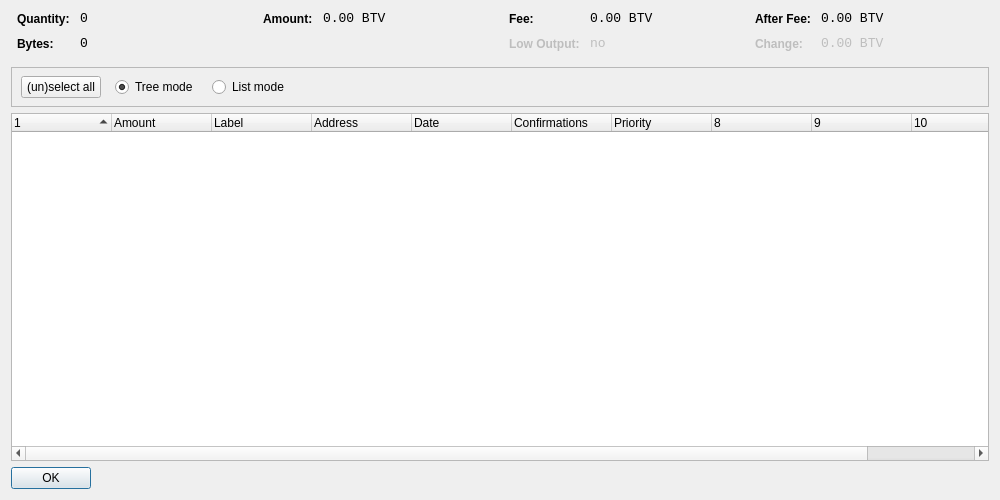
<?xml version="1.0" encoding="UTF-8"?>
<ui version="4.0">
 <class>CoinControlDialog</class>
 <widget class="QDialog" name="CoinControlDialog">
  <property name="geometry">
   <rect>
    <x>0</x>
    <y>0</y>
    <width>1000</width>
    <height>500</height>
   </rect>
  </property>
  <property name="windowTitle">
   <string>Coin Control</string>
  </property>
  <layout class="QVBoxLayout" name="verticalLayout">
   <item>
    <layout class="QHBoxLayout" name="horizontalLayoutTop" stretch="0,0,0,0">
     <property name="topMargin">
      <number>0</number>
     </property>
     <property name="bottomMargin">
      <number>10</number>
     </property>
     <item>
      <layout class="QFormLayout" name="formLayoutCoinControl1">
       <property name="horizontalSpacing">
        <number>10</number>
       </property>
       <property name="verticalSpacing">
        <number>10</number>
       </property>
       <property name="leftMargin">
        <number>6</number>
       </property>
       <property name="rightMargin">
        <number>6</number>
       </property>
       <item row="0" column="0">
        <widget class="QLabel" name="labelCoinControlQuantityText">
         <property name="styleSheet">
          <string notr="true">font-weight:bold;</string>
         </property>
         <property name="text">
          <string>Quantity:</string>
         </property>
        </widget>
       </item>
       <item row="0" column="1">
        <widget class="QLabel" name="labelCoinControlQuantity">
         <property name="font">
          <font>
           <family>Monospace</family>
           <pointsize>10</pointsize>
          </font>
         </property>
         <property name="cursor">
          <cursorShape>IBeamCursor</cursorShape>
         </property>
         <property name="contextMenuPolicy">
          <enum>Qt::ActionsContextMenu</enum>
         </property>
         <property name="text">
          <string notr="true">0</string>
         </property>
         <property name="textInteractionFlags">
          <set>Qt::LinksAccessibleByMouse|Qt::TextSelectableByKeyboard|Qt::TextSelectableByMouse</set>
         </property>
        </widget>
       </item>
       <item row="1" column="0">
        <widget class="QLabel" name="labelCoinControlBytesText">
         <property name="styleSheet">
          <string notr="true">font-weight:bold;</string>
         </property>
         <property name="text">
          <string>Bytes:</string>
         </property>
        </widget>
       </item>
       <item row="1" column="1">
        <widget class="QLabel" name="labelCoinControlBytes">
         <property name="font">
          <font>
           <family>Monospace</family>
           <pointsize>10</pointsize>
          </font>
         </property>
         <property name="cursor">
          <cursorShape>IBeamCursor</cursorShape>
         </property>
         <property name="contextMenuPolicy">
          <enum>Qt::ActionsContextMenu</enum>
         </property>
         <property name="text">
          <string notr="true">0</string>
         </property>
         <property name="textInteractionFlags">
          <set>Qt::LinksAccessibleByMouse|Qt::TextSelectableByKeyboard|Qt::TextSelectableByMouse</set>
         </property>
        </widget>
       </item>
      </layout>
     </item>
     <item>
      <layout class="QFormLayout" name="formLayoutCoinControl2">
       <property name="horizontalSpacing">
        <number>10</number>
       </property>
       <property name="verticalSpacing">
        <number>10</number>
       </property>
       <property name="leftMargin">
        <number>6</number>
       </property>
       <property name="rightMargin">
        <number>6</number>
       </property>
       <item row="0" column="0">
        <widget class="QLabel" name="labelCoinControlAmountText">
         <property name="styleSheet">
          <string notr="true">font-weight:bold;</string>
         </property>
         <property name="text">
          <string>Amount:</string>
         </property>
        </widget>
       </item>
       <item row="0" column="1">
        <widget class="QLabel" name="labelCoinControlAmount">
         <property name="font">
          <font>
           <family>Monospace</family>
           <pointsize>10</pointsize>
          </font>
         </property>
         <property name="cursor">
          <cursorShape>IBeamCursor</cursorShape>
         </property>
         <property name="contextMenuPolicy">
          <enum>Qt::ActionsContextMenu</enum>
         </property>
         <property name="text">
          <string notr="true">0.00 BTV</string>
         </property>
         <property name="textInteractionFlags">
          <set>Qt::LinksAccessibleByMouse|Qt::TextSelectableByKeyboard|Qt::TextSelectableByMouse</set>
         </property>
        </widget>
       </item>
      </layout>
     </item>
     <item>
      <layout class="QFormLayout" name="formLayoutCoinControl3">
       <property name="horizontalSpacing">
        <number>10</number>
       </property>
       <property name="verticalSpacing">
        <number>10</number>
       </property>
       <property name="leftMargin">
        <number>6</number>
       </property>
       <property name="rightMargin">
        <number>6</number>
       </property>
       <item row="0" column="0">
        <widget class="QLabel" name="labelCoinControlFeeText">
         <property name="styleSheet">
          <string notr="true">font-weight:bold;</string>
         </property>
         <property name="text">
          <string>Fee:</string>
         </property>
        </widget>
       </item>
       <item row="0" column="1">
        <widget class="QLabel" name="labelCoinControlFee">
         <property name="font">
          <font>
           <family>Monospace</family>
           <pointsize>10</pointsize>
          </font>
         </property>
         <property name="cursor">
          <cursorShape>IBeamCursor</cursorShape>
         </property>
         <property name="contextMenuPolicy">
          <enum>Qt::ActionsContextMenu</enum>
         </property>
         <property name="text">
          <string notr="true">0.00 BTV</string>
         </property>
         <property name="textInteractionFlags">
          <set>Qt::LinksAccessibleByMouse|Qt::TextSelectableByKeyboard|Qt::TextSelectableByMouse</set>
         </property>
        </widget>
       </item>
       <item row="1" column="0">
        <widget class="QLabel" name="labelCoinControlLowOutputText">
         <property name="enabled">
          <bool>false</bool>
         </property>
         <property name="styleSheet">
          <string notr="true">font-weight:bold;</string>
         </property>
         <property name="text">
          <string>Low Output:</string>
         </property>
        </widget>
       </item>
       <item row="1" column="1">
        <widget class="QLabel" name="labelCoinControlLowOutput">
         <property name="enabled">
          <bool>false</bool>
         </property>
         <property name="font">
          <font>
           <family>Monospace</family>
           <pointsize>10</pointsize>
          </font>
         </property>
         <property name="cursor">
          <cursorShape>IBeamCursor</cursorShape>
         </property>
         <property name="contextMenuPolicy">
          <enum>Qt::ActionsContextMenu</enum>
         </property>
         <property name="text">
          <string notr="true">no</string>
         </property>
         <property name="textInteractionFlags">
          <set>Qt::LinksAccessibleByMouse|Qt::TextSelectableByKeyboard|Qt::TextSelectableByMouse</set>
         </property>
        </widget>
       </item>
      </layout>
     </item>
     <item>
      <layout class="QFormLayout" name="formLayoutCoinControl4">
       <property name="horizontalSpacing">
        <number>10</number>
       </property>
       <property name="verticalSpacing">
        <number>10</number>
       </property>
       <property name="leftMargin">
        <number>6</number>
       </property>
       <property name="rightMargin">
        <number>6</number>
       </property>
       <item row="0" column="0">
        <widget class="QLabel" name="labelCoinControlAfterFeeText">
         <property name="styleSheet">
          <string notr="true">font-weight:bold;</string>
         </property>
         <property name="text">
          <string>After Fee:</string>
         </property>
        </widget>
       </item>
       <item row="0" column="1">
        <widget class="QLabel" name="labelCoinControlAfterFee">
         <property name="font">
          <font>
           <family>Monospace</family>
           <pointsize>10</pointsize>
          </font>
         </property>
         <property name="cursor">
          <cursorShape>IBeamCursor</cursorShape>
         </property>
         <property name="contextMenuPolicy">
          <enum>Qt::ActionsContextMenu</enum>
         </property>
         <property name="text">
          <string notr="true">0.00 BTV</string>
         </property>
         <property name="textInteractionFlags">
          <set>Qt::LinksAccessibleByMouse|Qt::TextSelectableByKeyboard|Qt::TextSelectableByMouse</set>
         </property>
        </widget>
       </item>
       <item row="1" column="0">
        <widget class="QLabel" name="labelCoinControlChangeText">
         <property name="enabled">
          <bool>false</bool>
         </property>
         <property name="styleSheet">
          <string notr="true">font-weight:bold;</string>
         </property>
         <property name="text">
          <string>Change:</string>
         </property>
        </widget>
       </item>
       <item row="1" column="1">
        <widget class="QLabel" name="labelCoinControlChange">
         <property name="enabled">
          <bool>false</bool>
         </property>
         <property name="font">
          <font>
           <family>Monospace</family>
           <pointsize>10</pointsize>
          </font>
         </property>
         <property name="cursor">
          <cursorShape>IBeamCursor</cursorShape>
         </property>
         <property name="contextMenuPolicy">
          <enum>Qt::ActionsContextMenu</enum>
         </property>
         <property name="text">
          <string notr="true">0.00 BTV</string>
         </property>
         <property name="textInteractionFlags">
          <set>Qt::LinksAccessibleByMouse|Qt::TextSelectableByKeyboard|Qt::TextSelectableByMouse</set>
         </property>
        </widget>
       </item>
      </layout>
     </item>
    </layout>
   </item>
   <item>
    <widget class="QFrame" name="frame">
     <property name="minimumSize">
      <size>
       <width>0</width>
       <height>40</height>
      </size>
     </property>
     <property name="frameShape">
      <enum>QFrame::StyledPanel</enum>
     </property>
     <property name="frameShadow">
      <enum>QFrame::Sunken</enum>
     </property>
     <widget class="QWidget" name="horizontalLayoutWidget">
      <property name="geometry">
       <rect>
        <x>10</x>
        <y>0</y>
        <width>781</width>
        <height>41</height>
       </rect>
      </property>
      <layout class="QHBoxLayout" name="horizontalLayoutPanel" stretch="0,0,0,0,0">
       <property name="spacing">
        <number>14</number>
       </property>
       <item>
        <widget class="QPushButton" name="pushButtonSelectAll">
         <property name="sizePolicy">
          <sizepolicy hsizetype="Maximum" vsizetype="Fixed">
           <horstretch>0</horstretch>
           <verstretch>0</verstretch>
          </sizepolicy>
         </property>
         <property name="text">
          <string>(un)select all</string>
         </property>
        </widget>
       </item>
       <item>
        <widget class="QRadioButton" name="radioTreeMode">
         <property name="sizePolicy">
          <sizepolicy hsizetype="Maximum" vsizetype="Fixed">
           <horstretch>0</horstretch>
           <verstretch>0</verstretch>
          </sizepolicy>
         </property>
         <property name="text">
          <string>Tree mode</string>
         </property>
         <property name="checked">
          <bool>true</bool>
         </property>
        </widget>
       </item>
       <item>
        <widget class="QRadioButton" name="radioListMode">
         <property name="sizePolicy">
          <sizepolicy hsizetype="Maximum" vsizetype="Fixed">
           <horstretch>0</horstretch>
           <verstretch>0</verstretch>
          </sizepolicy>
         </property>
         <property name="text">
          <string>List mode</string>
         </property>
        </widget>
       </item>
       <item>
        <spacer name="horizontalSpacer">
         <property name="orientation">
          <enum>Qt::Horizontal</enum>
         </property>
         <property name="sizeHint" stdset="0">
          <size>
           <width>40</width>
           <height>20</height>
          </size>
         </property>
        </spacer>
       </item>
      </layout>
     </widget>
    </widget>
   </item>
   <item>
    <widget class="CoinControlTreeWidget" name="treeWidget">
     <property name="contextMenuPolicy">
      <enum>Qt::CustomContextMenu</enum>
     </property>
     <property name="sortingEnabled">
      <bool>false</bool>
     </property>
     <property name="columnCount">
      <number>11</number>
     </property>
     <attribute name="headerShowSortIndicator" stdset="0">
      <bool>true</bool>
     </attribute>
     <attribute name="headerStretchLastSection">
      <bool>false</bool>
     </attribute>
     <column>
      <property name="text">
       <string/>
      </property>
     </column>
     <column>
      <property name="text">
       <string>Amount</string>
      </property>
     </column>
     <column>
      <property name="text">
       <string>Label</string>
      </property>
     </column>
     <column>
      <property name="text">
       <string>Address</string>
      </property>
     </column>
     <column>
      <property name="text">
       <string>Date</string>
      </property>
     </column>
     <column>
      <property name="text">
       <string>Confirmations</string>
      </property>
      <property name="toolTip">
       <string>Confirmed</string>
      </property>
     </column>
     <column>
      <property name="text">
       <string>Priority</string>
      </property>
     </column>
     <column>
      <property name="text">
       <string/>
      </property>
     </column>
     <column>
      <property name="text">
       <string/>
      </property>
     </column>
     <column>
      <property name="text">
       <string/>
      </property>
     </column>
     <column>
      <property name="text">
       <string/>
      </property>
     </column>
    </widget>
   </item>
   <item>
    <widget class="QDialogButtonBox" name="buttonBox">
     <property name="sizePolicy">
      <sizepolicy hsizetype="Maximum" vsizetype="Fixed">
       <horstretch>0</horstretch>
       <verstretch>0</verstretch>
      </sizepolicy>
     </property>
     <property name="orientation">
      <enum>Qt::Horizontal</enum>
     </property>
     <property name="standardButtons">
      <set>QDialogButtonBox::Ok</set>
     </property>
    </widget>
   </item>
  </layout>
 </widget>
 <customwidgets>
  <customwidget>
   <class>CoinControlTreeWidget</class>
   <extends>QTreeWidget</extends>
   <header>coincontroltreewidget.h</header>
  </customwidget>
 </customwidgets>
 <resources/>
 <connections/>
</ui>
